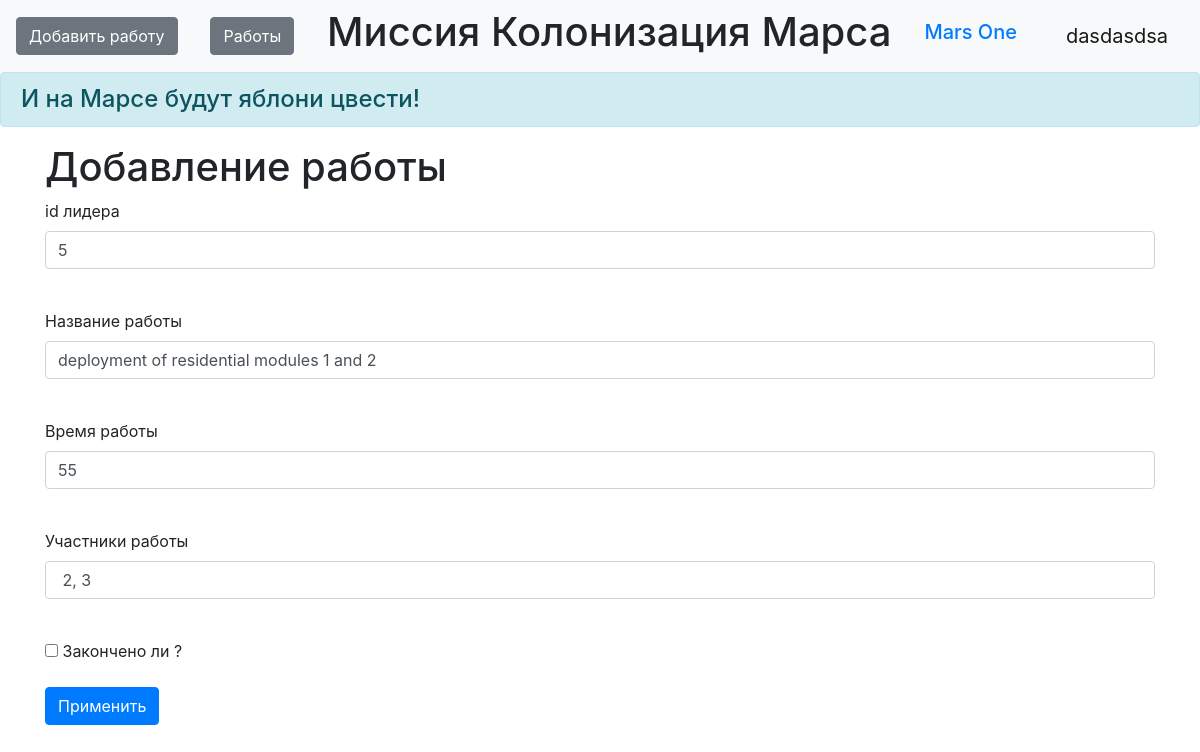
The app's page /work/1 (signed in) with its own data.
### data/users.py (models this page shows, shortened)
class User(SqlAlchemyBase, UserMixin):
    __tablename__ = 'users'
    id = sqlalchemy.Column(sqlalchemy.Integer,
                           primary_key=True, autoincrement=True)
    surname = sqlalchemy.Column(sqlalchemy.String, nullable=True)
    name = sqlalchemy.Column(sqlalchemy.String, nullable=True)
    age = sqlalchemy.Column(sqlalchemy.Integer, nullable=True)
    position = sqlalchemy.Column(sqlalchemy.String, nullable=True)
    speciality = sqlalchemy.Column(sqlalchemy.String, nullable=True)
    address = sqlalchemy.Column(sqlalchemy.String, nullable=True)
    email = sqlalchemy.Column(sqlalchemy.String,
                              index=True, unique=True, nullable=True)
    hashed_password = sqlalchemy.Column(sqlalchemy.String, nullable=True)
    modified_date = sqlalchemy.Column(sqlalchemy.DateTime,
                                      default=datetime.datetime.now)
    jobs = orm.relationship('Jobs', back_populates='user')

### data/jobs.py (models this page shows)
class Jobs(SqlAlchemyBase):
    __tablename__ = 'jobs'
    id = sqlalchemy.Column(sqlalchemy.Integer,
                           primary_key=True, autoincrement=True)
    team_leader = sqlalchemy.Column(sqlalchemy.Integer,
                                    sqlalchemy.ForeignKey("users.id"))
    job = sqlalchemy.Column(sqlalchemy.String, nullable=True)
    work_size = sqlalchemy.Column(sqlalchemy.Integer, nullable=True)
    collaborators = sqlalchemy.Column(sqlalchemy.String, nullable=True)
    is_finished = sqlalchemy.Column(sqlalchemy.Boolean, default=True)
    start_date = sqlalchemy.Column(sqlalchemy.DateTime,
                                   default=datetime.datetime.now)
    end_date = sqlalchemy.Column(sqlalchemy.DateTime,
                                 default=datetime.datetime.now)
    user = orm.relationship('User')

### main.py (the view, shortened to what this page needs)
@app.route('/work/<int:id>', methods=['GET', 'POST'])
@login_required
def edit_work(id):
    form = WorksForm()
    if request.method == "GET":
        db_sess = db_session.create_session()
        work = db_sess.query(Jobs).filter(Jobs.id == id,
                                          (Jobs.team_leader == current_user.id) | (current_user.id == 1)
                                          ).first()
        if work:
            form.team_leader.data = work.team_leader
            form.job.data = work.job
            form.work_size.data = work.work_size
            form.collaborators.data = work.collaborators
            form.is_finished.data = work.is_finished
        else:
            abort(404)
    return render_template('work_edit.html',
                           title='Редактирование работы',
                           form=form
                           )

### data/work_forms.py
class WorksForm(FlaskForm):
    team_leader = IntegerField('id лидера', validators=[DataRequired()])
    job = StringField('Название работы', validators=[DataRequired()])
    work_size = IntegerField('Время работы', validators=[DataRequired()])
    collaborators = StringField('Участники работы', validators=[DataRequired()])
    is_finished = BooleanField("Закончено ли ?")
    submit = SubmitField('Применить')

### data/db_session.py (called while the page is built)
def create_session() -> Session:
    global __factory
    return __factory()

### main.py (called while the page is built)
@login_manager.user_loader
def load_user(user_id):
    db_sess = db_session.create_session()
    return db_sess.query(User).get(user_id)

### templates/work_edit.html (shortened to what this page needs)
{% extends "base.html" %}
{% block content %}
<h1>Добавление работы</h1>
<form action="" method="post">
    <p>
        {{ form.team_leader.label }}<br>
        {{ form.team_leader(class="form-control") }}<br>
    </p>
    <p>
        {{ form.job.label }}<br>
        {{ form.job(class="form-control") }}<br>
    </p>
    <p>
        {{ form.work_size.label }}<br>
        {{ form.work_size(class="form-control") }}<br>
    </p>
    <p>
        {{ form.collaborators.label }}<br>
        {{ form.collaborators(class="form-control") }}<br>
    </p>
    <p>{{ form.is_finished() }} {{ form.is_finished.label }}</p>
    <p>{{ form.submit(type="submit", class="btn btn-primary") }}</p>
</form>
{% endblock %}

### templates/base.html (shortened to what this page needs)
<!doctype html>
<html lang="en">
<head>
    <link rel="stylesheet"
          href="https://stackpath.bootstrapcdn.com/bootstrap/4.4.1/css/bootstrap.min.css"
>
    <link rel="stylesheet" type="text/css" href="../static/css/style.css" />
</head>
<body>
<header>
    <nav class="navbar navbar-light bg-light">
        {% if current_user.is_authenticated %}
    <a href="add_jobs" class="btn btn-secondary">Добавить работу</a>
        <a href="jobs" class="btn btn-secondary">Работы</a>
    {% endif %}
        <h1 class="muted-text">Миссия Колонизация Марса</h1>
        <h1 class="navbar-brand"><a href="#">Mars One</a></h1>
        {% if current_user.is_authenticated %}
    <a class="navbar-brand" href="/logout">{{ current_user.name }}</a>
{% else %}
    <p>
        <a class="btn btn-primary " href="/register">Зарегистрироваться</a>
        <a class="btn btn-success" href="/login">Войти</a>
    </p>
{% endif %}
    </nav>
    <h4 class="alert alert-info">И на Марсе будут яблони цвести!</h4>
</header>
<main role="main" class="container">
    {% block content %}{% endblock %}
</main>
</body>
</html>

### records on screen
User: name "dasdasdsa"
Jobs: team_leader "5", job "deployment of residential modules 1 and 2", work_size "55", collaborators "2, 3"
